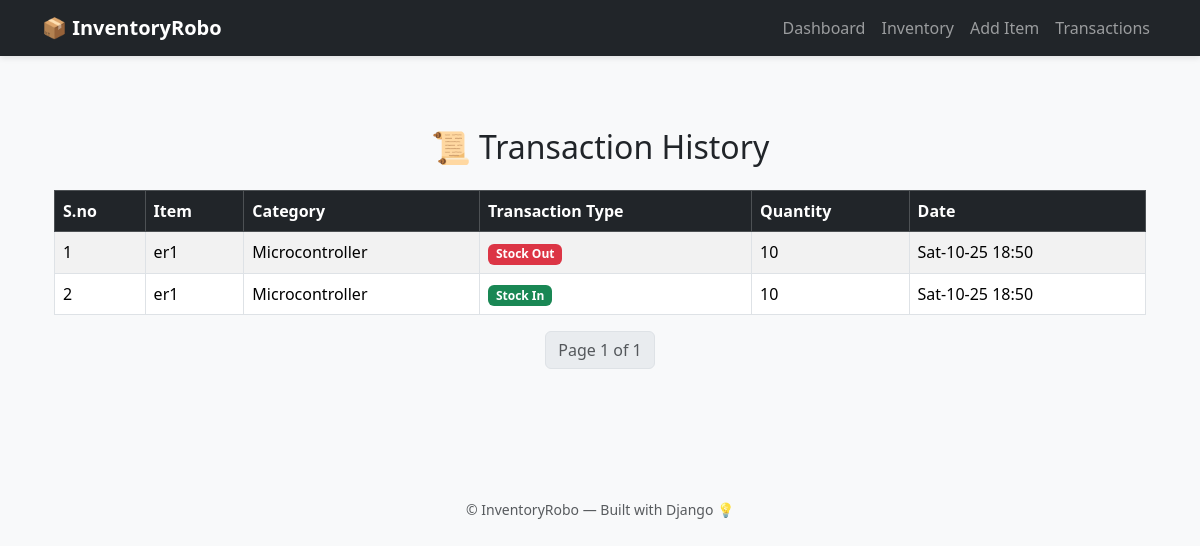
Page /transactions/ on the earlier database version.
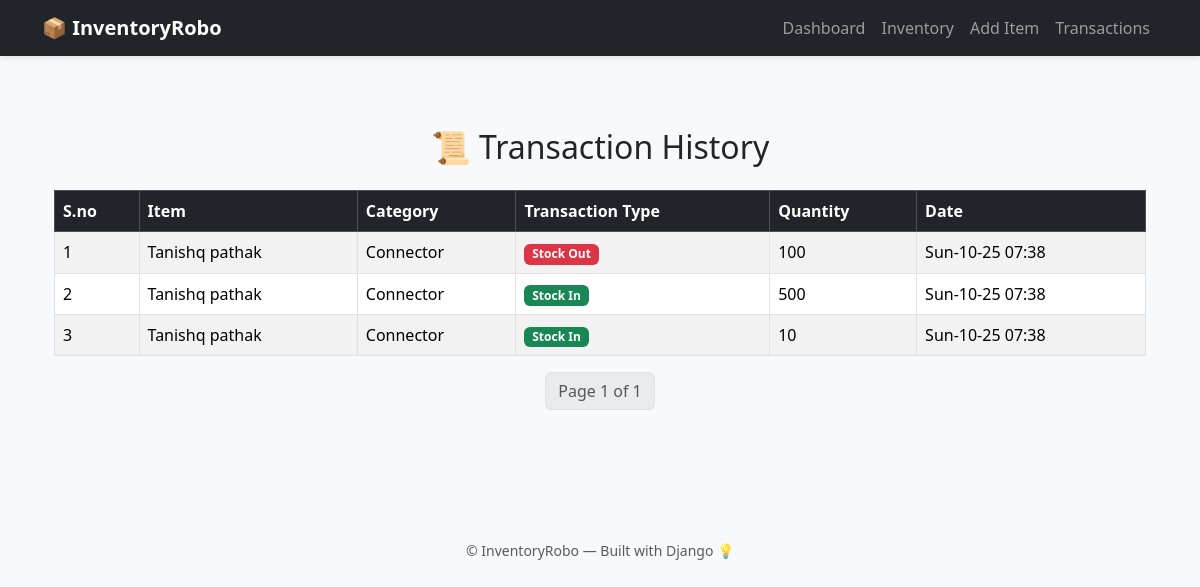
Same page on the later database version.
### inventory/models.py (models this page shows, shortened)
class Transaction(models.Model):
    TRANSACTION_TYPES = [
        ('IN', 'Stock In'),
        ('OUT', 'Stock Out'),
    ]
    item = models.ForeignKey(Item, on_delete=models.CASCADE)
    transaction_type = models.CharField(max_length=3, choices=TRANSACTION_TYPES)
    quantity = models.PositiveIntegerField()
    date = models.DateTimeField(auto_now_add=True)
    remarks = models.TextField(blank=True, null=True)

class Item(models.Model):
    CATEGORY_CHOICES = [
        ('Sensor', 'Sensor'),
        ('Connector', 'Connector'),
        ('Resistor', 'Resistor'),
        ('Microcontroller', 'Microcontroller'),
        ('Other', 'Other'),
    ]
    serial_no = models.PositiveIntegerField(unique=True, blank=True, null=True)
    name = models.CharField(max_length=100)
    category = models.CharField(max_length=50, choices=CATEGORY_CHOICES)
    custom_category = models.CharField(max_length=100, blank=True, null=True)
    quantity = models.PositiveIntegerField(default=0)
    reorder_level = models.PositiveIntegerField(default=5)
    unit_price = models.DecimalField(max_digits=10, decimal_places=2)
    supplier = models.CharField(max_length=100, blank=True, null=True)
    location = models.CharField(max_length=100, blank=True, null=True)
    description = models.TextField(blank=True, null=True)
    created_at = models.DateTimeField(auto_now_add=True)

### inventory/views.py (the view)
# urls.py: path('transactions/', views.transaction_history, name='transaction_history'),
def transaction_history(request):
    transactions = Transaction.objects.select_related('item').order_by('-date')
    paginator = Paginator(transactions, 10)
    page_number = request.GET.get('page')
    page_obj = paginator.get_page(page_number)
    context = {
        'transactions': transactions,
        'PREDEFINED_CATEGORIES': PREDEFINED_CATEGORIES,
        'page_obj': page_obj,
    }
    return render(request, 'inventory/transaction_history.html', context)

### inventory/templates/inventory/transaction_history.html (shortened to what this page needs)
{% extends 'inventory/base.html' %}
{% load static %}
{% block content %}
<div class="container py-5">
    <h2 class="text-center mb-4">📜 Transaction History</h2>
    <table class="table table-bordered table-striped">
        <thead class="table-dark">
            <tr>
                <th>S.no</th>
                <th>Item</th>
                <th>Category</th>
                <th>Transaction Type</th>
                <th>Quantity</th>
                <th>Date</th>
            </tr>
        </thead>
        <tbody>
            {% for txn in page_obj %}
            <tr>
                <td>{{ forloop.counter }}</td>
                <td>{{ txn.item.name }}</td>
                <td>
                    {% if txn.item.category in PREDEFINED_CATEGORIES %}
                        {{ txn.item.category }}
                    {% else %}
                        {{ txn.item.category }} <span class="badge bg-info text-dark">Custom</span>
                    {% endif %}
                </td>
                <td>
                    {% if txn.transaction_type == 'IN' %}
                        <span class="badge bg-success">Stock In</span>
                    {% else %}
                        <span class="badge bg-danger">Stock Out</span>
                    {% endif %}
                </td>
                <td>{{ txn.quantity }}</td>
                <td>{{ txn.date|date:"D-m-y H:i" }}</td>
            </tr>
            {% empty %}
            <tr>
                <td colspan="7" class="text-center text-muted">No transactions available</td>
            </tr>
            {% endfor %}
        </tbody>
    </table>
    <div class="d-flex justify-content-center mt-3">
        <nav>
            <ul class="pagination">
                <li class="page-item disabled">
                    <a class="page-link">Page {{ page_obj.number }} of {{ page_obj.paginator.num_pages }}</a>
                </li>
            </ul>
        </nav>
    </div>
</div>
{% endblock %}

Differences in the rows shown:
removed Transaction: item.name "er1", item.category "Microcontroller", transaction_type "Stock Out", quantity "10", date "Sat-10-25 18:50"
removed Transaction: item.name "er1", item.category "Microcontroller", transaction_type "Stock In", quantity "10", date "Sat-10-25 18:50"
added Transaction: item.name "Tanishq pathak", item.category "Connector", transaction_type "Stock Out", quantity "100", date "Sun-10-25 07:38"
added Transaction: item.name "Tanishq pathak", item.category "Connector", transaction_type "Stock In", quantity "500", date "Sun-10-25 07:38"
added Transaction: item.name "Tanishq pathak", item.category "Connector", transaction_type "Stock In", quantity "10", date "Sun-10-25 07:38"
